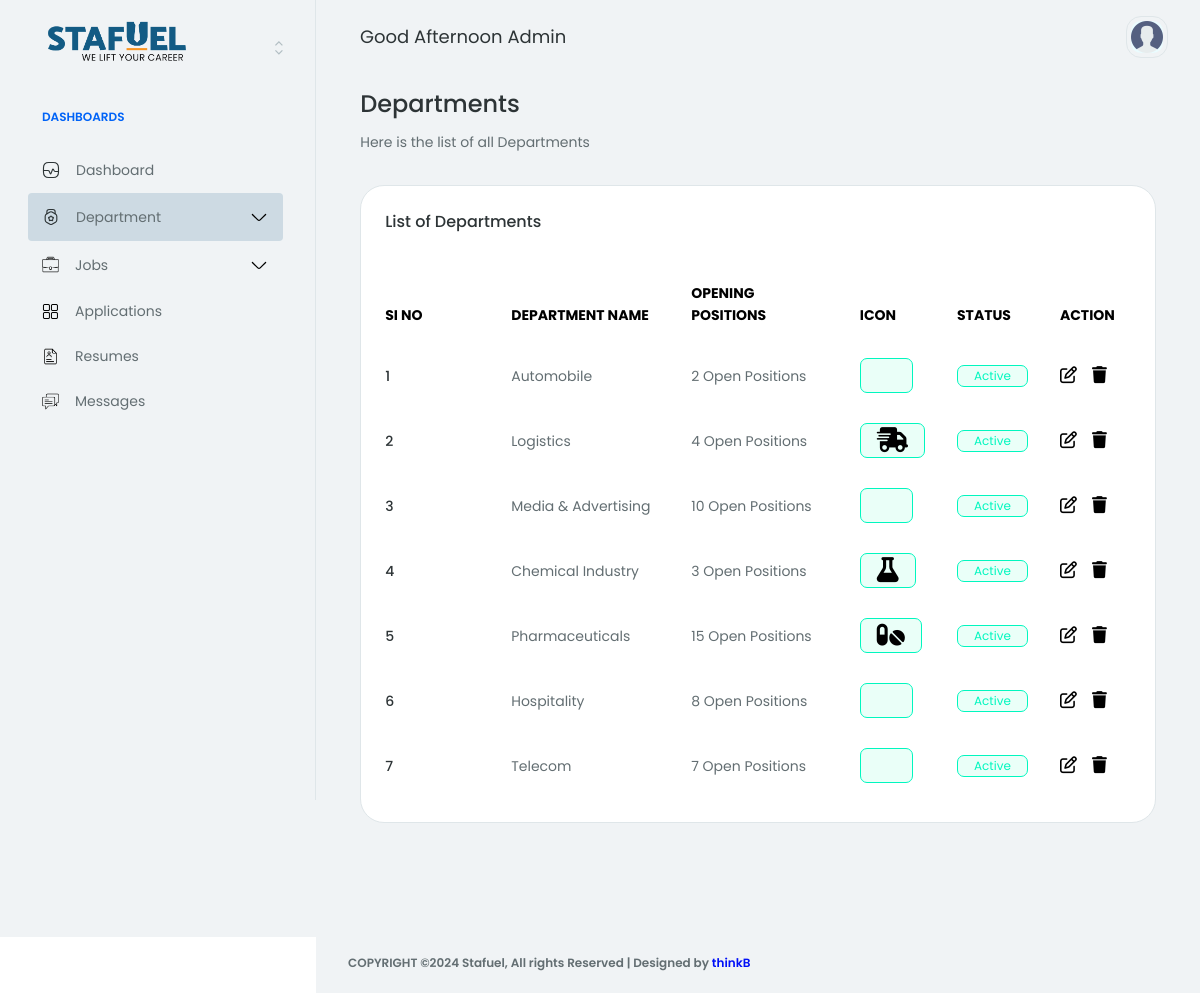
/account/departments/ (signed in), run on the app's committed database.
### core/models.py (models this page shows, shortened)
class Department(models.Model):
    STATUS_CHOICES = [
        ('active', 'Active'),
        ('inactive', 'Inactive'),
    ]
    name = models.CharField(max_length=100)
    icon = models.CharField(max_length=60)
    created_at = models.DateTimeField(auto_now_add=True)
    openings = models.IntegerField()
    slug = models.SlugField(unique=True, blank=True)
    status = models.CharField(max_length=8, choices=STATUS_CHOICES, default='active')

### core/views.py (the view)
# urls.py: path('departments/', departments, name='departments'),
@login_required(login_url='login')
def departments(request):
    departments = Department.objects.all()
    return render(request, 'backend/departments.html', {'departments': departments})

### templates/backend/departments.html (shortened to what this page needs)
{% extends 'backend/base.html' %}
{% load static %}
{% block content %}
<div class="row mb-32 gy-32">
    <div class="col-12">
        <div class="row align-items-center justify-content-between g-24">
            <div class="col-12 col-md-6">
                <h3>Departments </h3>
                <p class="hp-p1-body mb-0">Here is the list of all Departments</p>
            </div>
        </div>
    </div>
    <div class="col-12">
        <div class="row g-32">
            <div class="col-12 col-lg-12">
                <div class="row g-32">
                    <div class="col-12">
                        <div class="card hp-project-ecommerce-table-card">
                            <div class="card-body">
                                <div class="row">
                                    <div class="col-12">
                                        <div class="d-flex align-items-center justify-content-between mb-32">
                                            <h5 class="mb-0">List of Departments</h5>
                                        </div>
                                        <div class="table-responsive">
                                            <table class="table align-middle mb-0">
                                                <thead>
                                                    <tr>
                                                        <th style="min-width: 110px;">
                                                            <span class="hp-badge-size d-block pb-16 fw-normal text-black fw-bold hp-text-color-dark-50 text-uppercase">SI NO</span>
                                                        </th>
                                                        <th style="min-width: 180px;">
                                                            <span class="hp-badge-size d-block pb-16 fw-normal text-black fw-bold hp-text-color-dark-50 text-uppercase">Department Name</span>
                                                        </th>
                                                        <th>
                                                            <span class="hp-badge-size d-block pb-16 fw-normal text-black fw-bold hp-text-color-dark-50 text-uppercase">Opening positions</span>
                                                        </th>
                                                        <th>
                                                            <span class="hp-badge-size d-block pb-16 fw-normal text-black fw-bold hp-text-color-dark-50 text-uppercase">Icon</span>
                                                        </th>
                                                        <th class="">
                                                            <span class="hp-badge-size d-block pb-16 fw-normal text-black fw-bold hp-text-color-dark-50 text-uppercase">Status</span>
                                                        </th>
                                                        <th class="">
                                                            <span class="hp-badge-size d-block pb-16 fw-normal text-black fw-bold hp-text-color-dark-50 text-uppercase">Action</span>
                                                        </th>
                                                    </tr>
                                                </thead>
                                                <tbody>
                                                    {% for department in departments %}
                                                        <tr>
                                                            <td class="ps-0">
                                                                <span class="mb-0 fw-medium text-black-100 hp-text-color-dark-0">{{ forloop.counter }}</span>
                                                            </td>
                                                            <td>
                                                                <span class="mb-0 text-black-80 hp-text-color-dark-30">{{ department.name }}</span>
                                                            </td>
                                                            <td>
                                                                <span class="mb-0 text-black-80 hp-text-color-dark-30">{{ department.openings }} Open Positions</span>
                                                            </td>
                                                            <td>
                                                                <span class="badge bg-success-4 hp-bg-dark-success text-success border-success">
                                                                    <span style="color: black; font-size: 25px;" class="{{ department.icon }}"></span>
                                                                </span>
                                                            </td>
                                                            <td>
                                                                {% if department.status == 'active' %}
                                                                <span class="badge bg-success-4 hp-bg-dark-success text-success border-success">
                                                                    <span>Active</span>
                                                                </span>
                                                                {% else %}
                                                                <span class="badge bg-error-4 hp-bg-dark-error text-error border-error">
                                                                    <span>Inactive</span>
                                                                </span>
                                                                {% endif %}
                                                            </td>
                                                            <td>
                                                                <div class="d_flex_icons">
                                                                    <a href="{% url 'department_update' department.slug %}">
                                                                        <span class="fa-regular fa-pen-to-square"></span>
                                                                    </a>
                                                                    <a href="#" onclick="deleteDepartment('{{ department.slug }}')">
                                                                        <span class="fa-solid fa-trash"></span>
                                                                    </a>
                                                                </div>
                                                            </td>
                                                        </tr>
                                                    {% endfor %}
                                                </tbody>
                                            </table>
                                        </div>
                                    </div>
                                </div>
                            </div>
                        </div>
                    </div>
                </div>
            </div>
        </div>
    </div>
</div>
{% endblock %}

### static/app-assets/css/base/typography.css (style rules this page uses)
h1, h2, h3, h4, h5, h6, .h1, .h2, .h3, .h4, .h5, .h6 { color: #2d3436; font-weight: 500; }
h3 { font-size: 24px; line-height: 28px; }
h5 { font-size: 16px; line-height: 24px; }
.hp-p1-body { font-size: 14px; line-height: 21px; color: #636e72; font-weight: 400; }

### static/app-assets/css/base/base.css (style rules this page uses)
body { color: #2d3436; font-size: 14px; font-family: "Poppins", sans-serif; line-height: 1.5715; overflow-x: hidden; }
a { -webkit-transition: 0.3s; transition: 0.3s; }
.hp-project-ecommerce-table-card .table thead > tr > th { background: none !important; border-bottom: none; }
.hp-project-ecommerce-table-card .table thead > tr > th:before { visibility: hidden; }
.hp-project-ecommerce-table-card .table thead > tr > th:first-child { padding-left: 0; }
.hp-project-ecommerce-table-card .table tbody > tr > td { border-bottom: none; padding-top: 15px; padding-bottom: 15px; }
.hp-project-ecommerce-table-card .table tbody > tr > td:first-child { padding-left: 0; }
.hp-project-ecommerce-table-card .table tbody > tr:first-child > td { padding-top: 0px; }
.hp-project-ecommerce-table-card .table tbody > tr:last-child > td { border: none; }

### static/app-assets/css/components.css (style rules this page uses)
.badge { background: #f0f3f5; border: 1px solid #b2bec3; }
table td, table th { font-weight: 500; }
.table > :not(:first-child) { border-top-width: 0; }
.table thead th { font-weight: 500; background: #f7fafc; }
.table thead th:first-child { border-top-left-radius: 7px; }
.table thead th:last-child { border-top-right-radius: 7px; }
.table td { font-weight: 400; }

### static/assets/css/style.css (style rules this page uses)
[class^="flaticon-"]:before, [class*=" flaticon-"]:before, [class^="flaticon-"]:after, [class*=" flaticon-"]:after { font-family: Flaticon; font-style: normal; }
.flaticon-promotion:before { content: "\f1d3"; }
.flaticon-support-1:before { content: "\f1da"; }
.flaticon-first-aid-kit-1:before { content: "\f1db"; }
.flaticon-car:before { content: "\f1dc"; }
.d_flex_icons { display: flex; gap: 15px; }
.d_flex_icons a span { color: black; font-size: 17px; }
:root { --ri5-color-primary-hsl: 242, 69%, 52%; --ri5-color-bg-hsl: 0, 0%, 100%; --ri5-color-contrast-high-hsl: 230, 7%, 23%; --ri5-color-contrast-higher-hsl: 230, 13%, 9%; --ri5-color-bg-darker-hsl: 240, 4%, 90%; --ri5-color-white-hsl: 0, 0%, 100%; --ri5-text-sm: 0.833rem; --radio-switch-width: 186px; --radio-switch-height: 46px; --radio-switch-padding: 1px; --radio-switch-radius: 100vw; --radio-switch-animation-duration: 0.3s; }

### data on the page
Department: name "Automobile", openings "2", status "Active"
Department: name "Logistics", openings "4", status "Active"
Department: name "Media & Advertising", openings "10", status "Active"
Department: name "Chemical Industry", openings "3", status "Active"
Department: name "Pharmaceuticals", openings "15", status "Active"
Department: name "Hospitality", openings "8", status "Active"
Department: name "Telecom", openings "7", status "Active"
